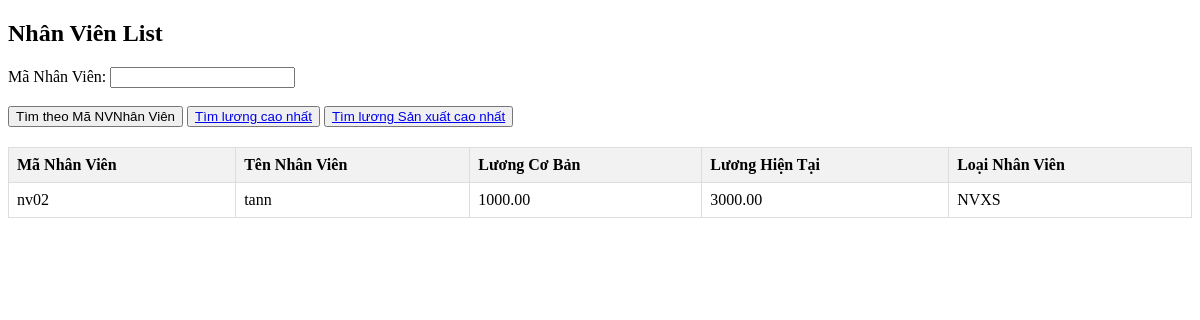
The page /maxluongHTsanxuat on the database as committed earlier.
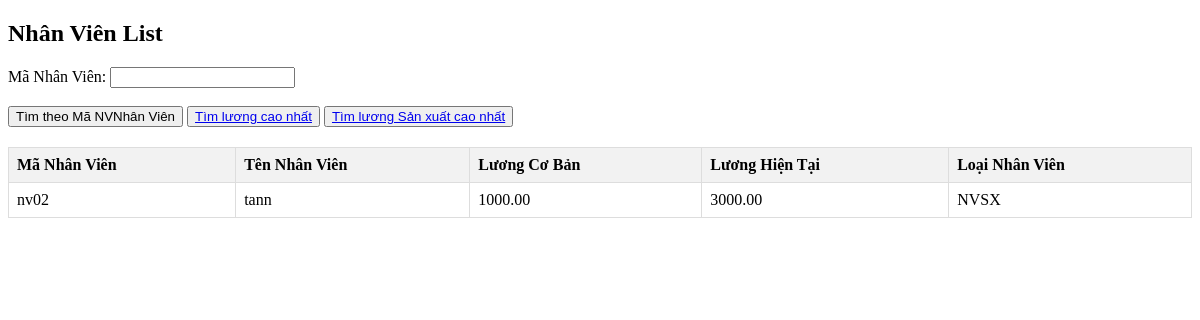
The same page on the database as committed later.
### qlnv/models.py (models this page shows, shortened)
class NhanVien (models.Model):
    loaiNhanVien = models.ForeignKey(LoaiNhanVien,related_name='nhanvien', on_delete=models.CASCADE , null=True)
    maNV =  models.TextField(blank=True)
    tenNV =  models.TextField(blank=True)
    luongCB = models.DecimalField(max_digits=100, decimal_places=2)
    luongHT =models.DecimalField(max_digits=100, decimal_places=2 ,default=0.0,blank=True,null=True)
    class Meta:
        verbose_name_plural = ("NhanVien")

class LoaiNhanVien(models.Model):
    name = models.CharField(max_length=250,db_index=True)
    class Meta:
        verbose_name_plural ='LoaiNhanVien'

### qlnv/views.py (the view)
# urls.py: path('maxluongHTsanxuat', views.search_nhanvien_max_luongHT_sanxuat, name='maxluongHTsanxuat'),
def search_nhanvien_max_luongHT_sanxuat(request):
    nhanSX = NhanVien.objects.all().filter(loaiNhanVien_id ='2').order_by('luongHT').last()
    return render(request, 'maxluongHTsanxuat.html',{'nvsx': nhanSX})

### qlnv/templates/maxluongHTsanxuat.html (shortened to what this page needs)
<!DOCTYPE html>
<html lang="en">
<head>
</head>
<body>
    <h2>Nhân Viên List</h2>
    <div class="input-form">
        <form method="POST"   action="{% url 'timkiemNV' %}">
            <label for="maNV">Mã Nhân Viên:</label>
            <input type="text" name="maNV" id="maNV">
            <br>    <br>
            <button type="submit">Tìm theo Mã NVNhân Viên</button>
            <button type="submit"> <a href="{% url 'timLuongHT' %}">Tìm lương cao nhất</a> </button>
            <button type="submit"> <a href="{% url 'maxluongHTsanxuat' %}" > Tìm lương Sản xuất cao nhất </a>   </button>
        </form>
    </div>
    <table>
        <thead>
            <tr>
                <th>Mã Nhân Viên</th>
                <th>Tên Nhân Viên</th>
                <th>Lương Cơ Bản</th>
                <th>Lương Hiện Tại</th>
                <th>Loại Nhân Viên</th>
            </tr>
        </thead>
        <tbody>
                <tr>
                    <td>{{ nvsx.maNV }}</td>
                    <td>{{ nvsx.tenNV }}</td>
                    <td>{{ nvsx.luongCB }}</td>
                    <td>{{ nvsx.luongHT }}</td>
                    <td>{{ nvsx.loaiNhanVien.name }}</td>
                </tr>
        </tbody>
    </table>
</body>
</html>

Rows that differ between the two databases and show on the page:
changed through a linked row, NhanVien "nv02": loaiNhanVien.name "NVXS" → "NVSX"
